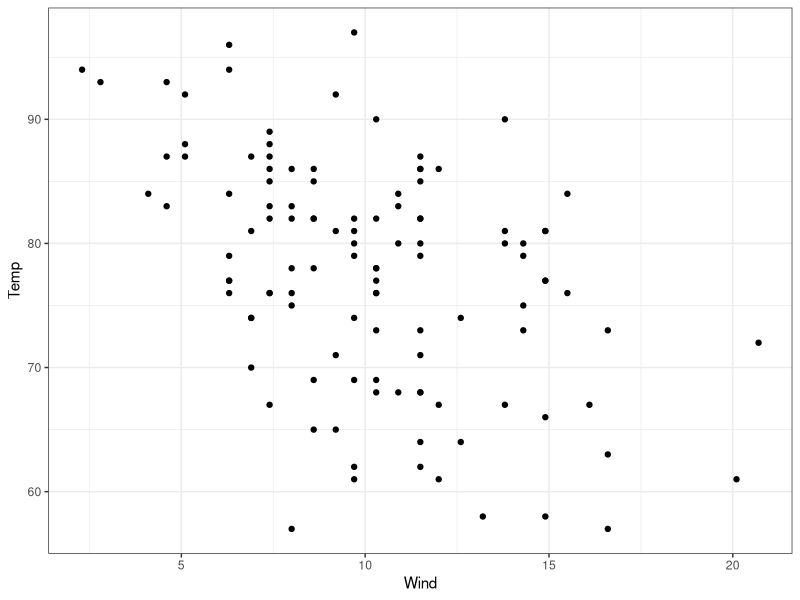
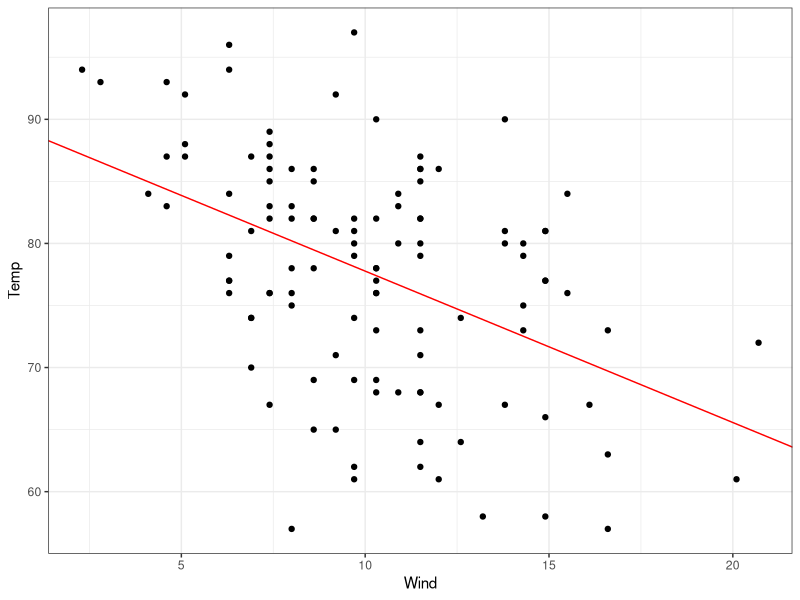
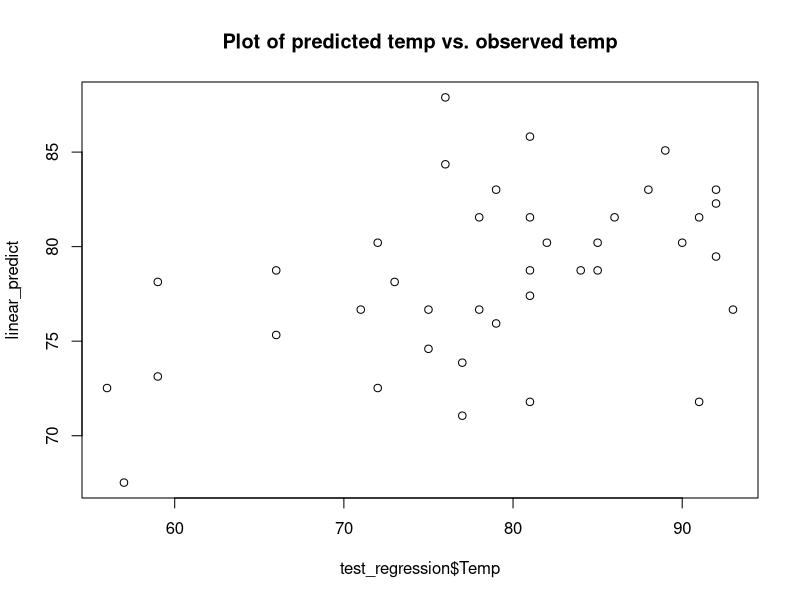
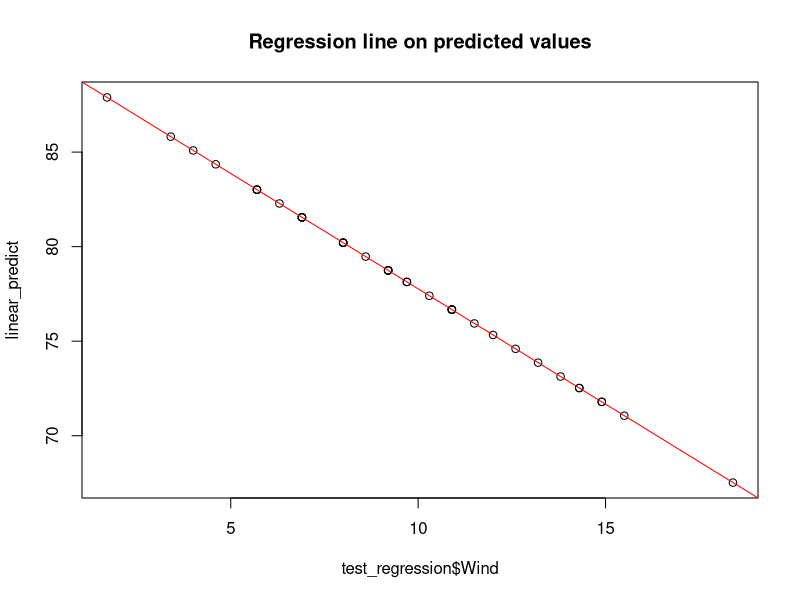
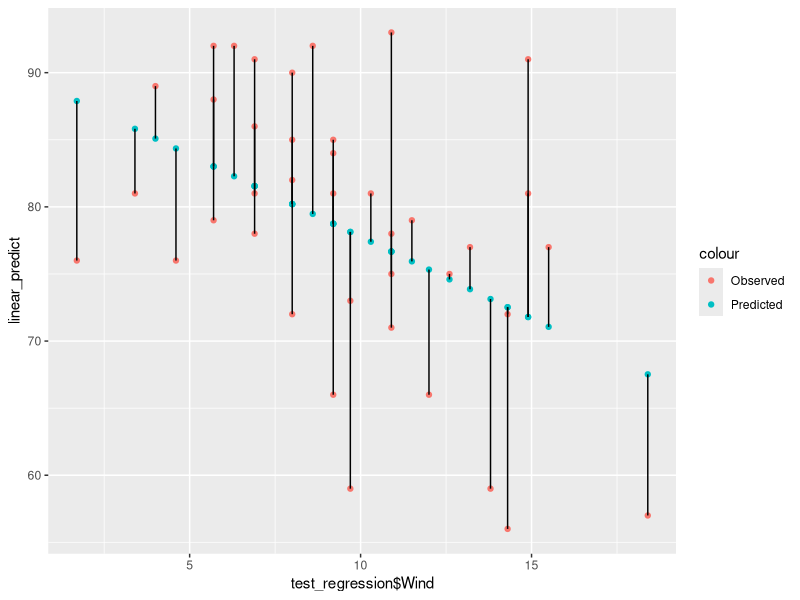
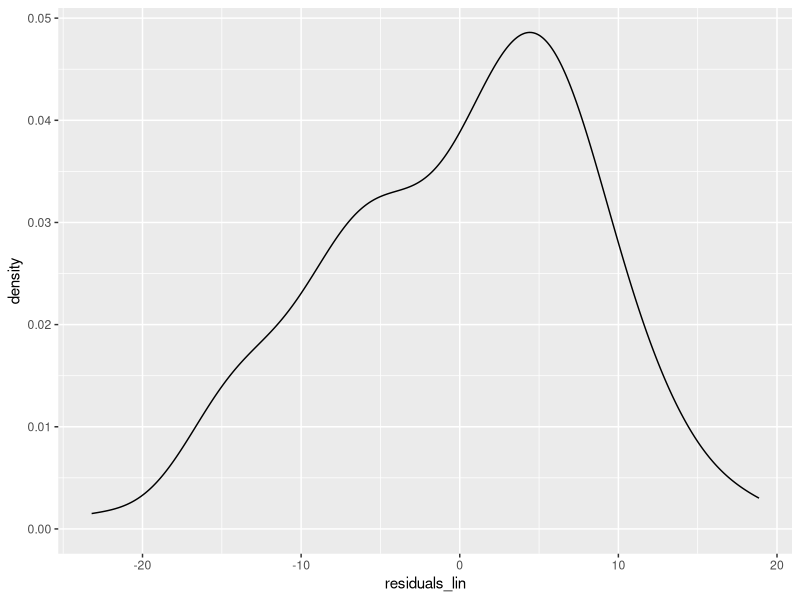

These figures' R source, in order: (Note: this script raises an error after producing the figures.)
## ---- chunk 1
knitr::opts_chunk$set(echo = TRUE, eval = T)
## ---- chunk 2
library(caret)
library(MASS)
library(ggplot2)
library(dplyr)
library(ggfortify)
library(glmnet)


#Mauna Loa CO2 concentrations
data(airquality)
## ---- chunk 3
#View(airquality)
## ---- chunk 4
## 75% of the sample size

sample_size <- floor(0.75 * nrow(airquality))

## set the seed to make partition reproducible
set.seed(115)
training <- sample(seq_len(nrow(airquality)), size = sample_size)

train_regression = airquality[training, ]
test_regression = airquality[-training, ]
head(train_regression) # 114 observations
head(test_regression) # 39 observatons
## ---- chunk 5
# response of temp based on wind means y is dependent on x so x = wind (independent variable) and y = temp (dependent variable)
train_plot <- ggplot(data = train_regression) +
   geom_point(aes(x=Wind, y=Temp)) + 
   theme_bw()
train_plot
## ---- chunk 6
#help(train)

linear_regression <- train(Temp ~ Wind, data=train_regression, method = "lm")
summary(linear_regression)
## ---- chunk 7
# use intercept and slope values from summary of the linear regression model
# y = 89.9657 + -1.2198x 
train_plot + geom_abline(intercept = 89.9657, slope = -1.2198, col="red") 
# + geom_smooth(method = 'lm', color=)
## ---- chunk 8
#help(predict)
linear_predict <- predict(linear_regression, test_regression)
linear_predict
## ---- chunk 9
#look at the median residual value. Close to zero is best
summary(linear_regression)
## ---- chunk 10
# on my own: calculating error
error <- linear_predict - test_regression$Temp
RMSE = sqrt(mean(error^2))
RMSE
## ---- chunk 11
plot(test_regression$Temp, linear_predict, main="Plot of predicted temp vs. observed temp")

## ---- chunk 12
cor.test(test_regression$Temp, linear_predict)
## ---- chunk 13
# Extract coefficients from the model
coef1 <- linear_regression$finalModel$coefficients[1]
coef2 <- linear_regression$finalModel$coefficients[2]

# plot the regression line on the predicted values
plot(x=test_regression$Wind, y=linear_predict, pch=1, main="Regression line on predicted values") 
abline(coef1, coef2, col="red")

# plot the original test values
ggplot(test_regression) +
  geom_point(aes(x=test_regression$Wind, y=linear_predict, col="Predicted")) +
  geom_point(aes(x= Wind, y= Temp, col="Observed")) +
  geom_segment(aes(x=Wind, y=Temp, xend=Wind, yend=linear_predict))
## ---- chunk 14
residuals_lin <- residuals(linear_regression)
head(residuals_lin)

ggplot(x=residuals_lin) +
  geom_density(aes(residuals_lin))
## ---- chunk 15
cor.test(train_regression$Wind, resid(linear_regression))
# Correlation test shows indepdent variables and residuals are not correlated
## ---- chunk 16
# cross validation with sample of 10 observations
control =  trainControl(method = "cv", 10)

# train model with ridge regression (L2)
ridge_regression <- train(Temp ~ Wind + Month, data = train_regression,
                          method = 'ridge', trControl= control) 
ridge_regression

# examine residuals
ridge_test_predict <- predict(ridge_regression, newdata = test_regression)

#plot the predicted values vs the observed values
plot_ridge_test_pred <- data.frame(Temp_test_pred = ridge_test_predict, 
                                   Observed_Temp = test_regression$Temp)
ggplot(data = plot_ridge_test_pred) +
  geom_point(aes(x=Observed_Temp, y = Temp_test_pred)) + 
  ggtitle("True Temp Value vs Predicted Temp Value with Ridge Regression") +
  theme_bw()

#median residual value should be close to zero
median(resid(ridge_regression))
